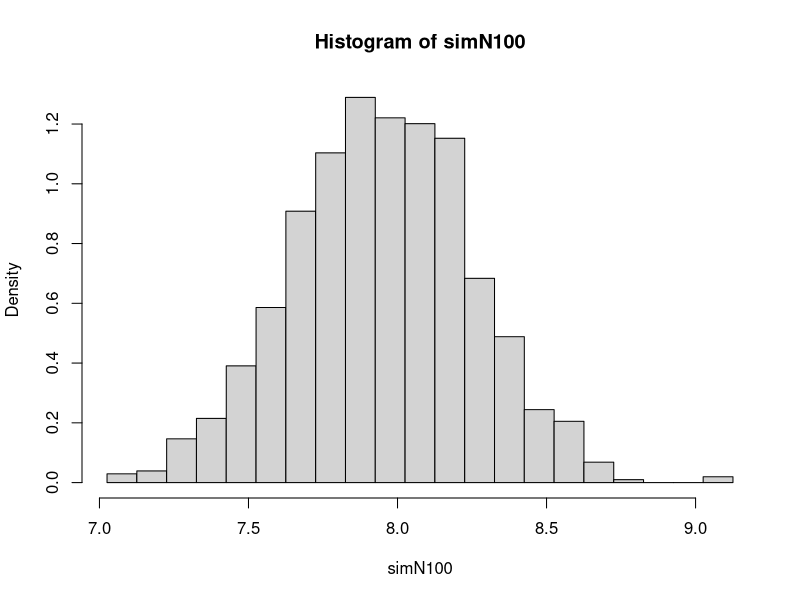

Here is the R script that generated this plot:
## ---- chunk 1
knitr::opts_chunk$set(echo = FALSE, comment=' ', fig.width = 6, fig.height = 6, fig.align = "center")
## ---- chunk 2
gpdf <- function(x) {  # define p.d.f. g(.) #
	ifelse((x >= 0 & x < (pi/2)), 2/(3*pi),
	  ifelse((x >= (pi/2) & x < (3*pi/2)), 1/(3*pi),
	    ifelse((x >= (3*pi/2) & x <= (2*pi)), 2/(3*pi), 0
	    )
	  )
	)
}

Ginv <- function(y) {  # define c.d.f. inverse G^(-1)(.) #
	ifelse(y < 0, 0,
	  ifelse((y >= 0 & y < 1/3), 3*pi*y/2,
	    ifelse((y >= 1/3 & y < 2/3), 3*pi*y-pi/2,
	      ifelse((y >= 2/3 & y < 1), 3*pi*y/2 + pi/2, 2*pi
	      )
	    )
	  )
	)
}

cdfInv <- function(n) {  # CDF inversion sampling #
	U <- runif(n);
	Ginv(U);
}

clt <- function(sam, rep){
	obs <- NULL;
	for (i in 1:rep){
		y <- cdfInv(sam);
		psi <- exp(cos(y)) / gpdf(y);
		psibar <- mean(psi);
		obs <- c(obs, psibar);
	}
	obs;
}

simN100 = clt(100, 1024)
hist(simN100, breaks=seq(min(simN100), max(simN100)+0.1, 0.1), prob=T)
## ---- chunk 3
mean(simN100)
## ---- chunk 4
sd(simN100)
## ---- chunk 5
simN100 = clt(100, 10000)
length(simN100[abs(7.9549 - simN100) <= 0.01]) / length(simN100)
